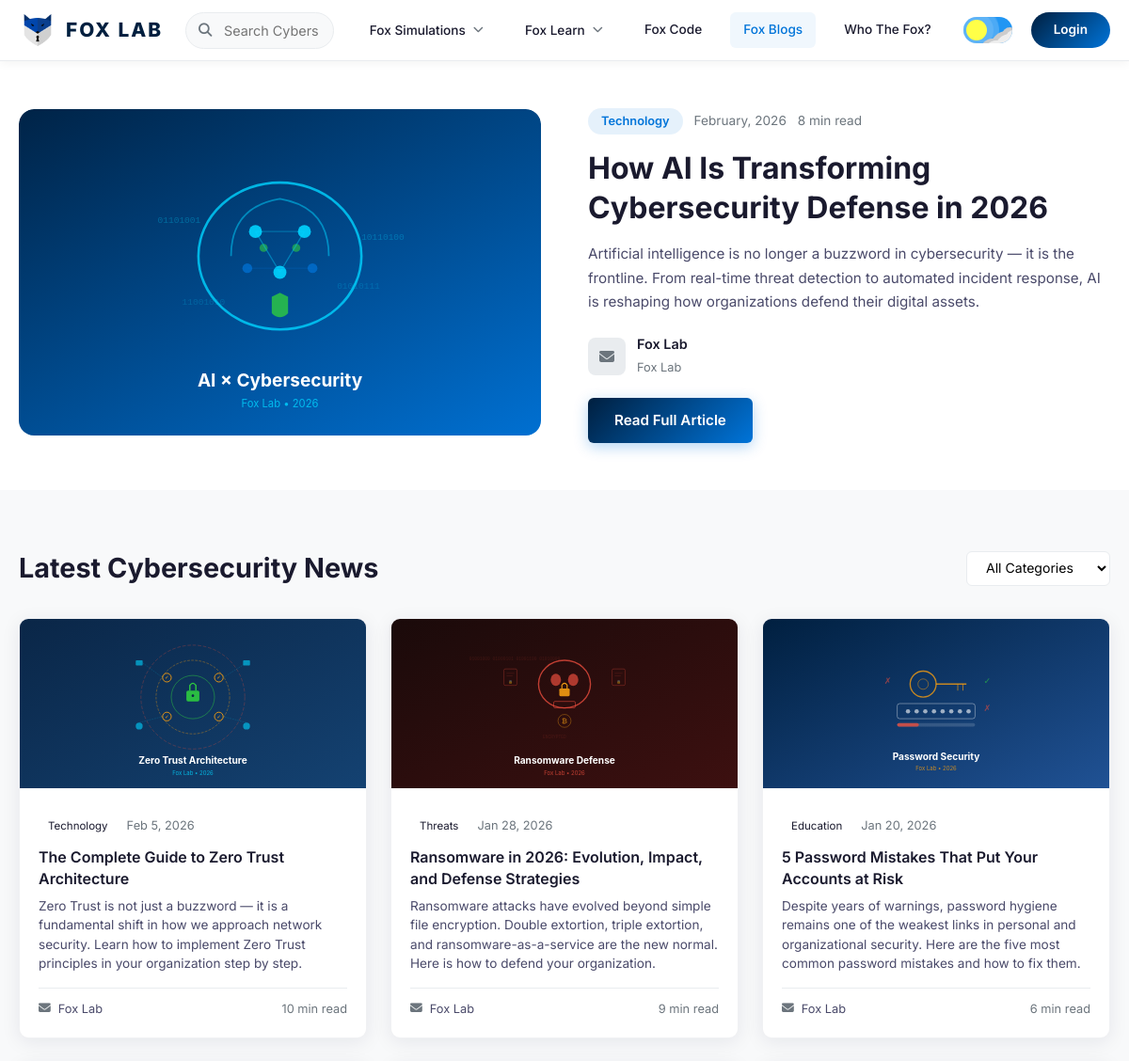
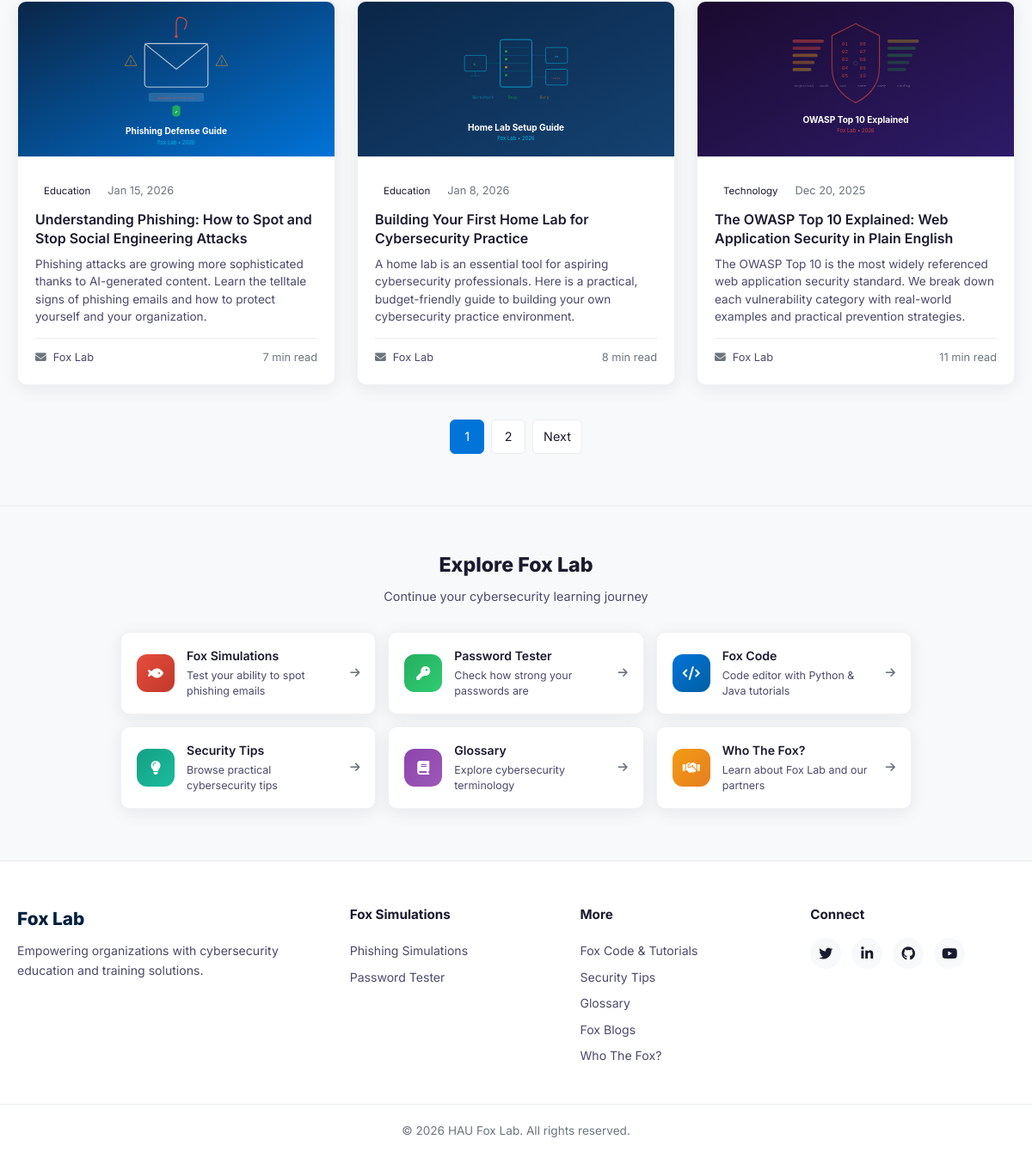
Screenshot of /pages/blog.php with the database file from the repository (2 pictures, top to bottom).
### tables this page shows
CREATE TABLE IF NOT EXISTS blogs (
    id          INT AUTO_INCREMENT PRIMARY KEY,
    user_id     INT DEFAULT NULL,
    title       VARCHAR(255) NOT NULL,
    excerpt     TEXT,
    content     LONGTEXT NOT NULL,
    category    VARCHAR(100) DEFAULT 'Technology',
    category_id INT DEFAULT NULL,
    author      VARCHAR(150) NOT NULL,
    author_org  VARCHAR(200) DEFAULT NULL,
    image_url   VARCHAR(500) DEFAULT NULL,
    fb_link     VARCHAR(500) DEFAULT NULL,
    is_featured TINYINT(1) DEFAULT 0,
    views       INT DEFAULT 0,
    read_time   INT DEFAULT 5,
    published_at DATE DEFAULT NULL,
    created_at  TIMESTAMP DEFAULT CURRENT_TIMESTAMP,
    updated_at  TIMESTAMP DEFAULT CURRENT_TIMESTAMP ON UPDATE CURRENT_TIMESTAMP,
    FOREIGN KEY (user_id) REFERENCES users(id) ON DELETE SET NULL
);

### config/db.php (called while the page is built, shortened)
<?php
function e(?string $str): string {
    return htmlspecialchars($str ?? '', ENT_QUOTES, 'UTF-8');
}

### pages/blog.php (the view, shortened to what this page needs)
<?php
require_once __DIR__ . '/../config/db.php';
$pdo = getDBConnection();
$category = isset($_GET['category']) ? trim($_GET['category']) : '';
$page = isset($_GET['page']) ? max(1, (int)$_GET['page']) : 1;
$perPage = 6;
$offset = ($page - 1) * $perPage;
$stmtFeatured = $pdo->prepare("SELECT * FROM blogs WHERE is_featured = 1 ORDER BY published_at DESC LIMIT 1");
$stmtFeatured->execute();
$featured = $stmtFeatured->fetch();
$whereClause = "WHERE is_featured = 0";
$params = [];
$stmtCount = $pdo->prepare("SELECT COUNT(*) FROM blogs $whereClause");
$stmtCount->execute($params);
$totalPosts = $stmtCount->fetchColumn();
$totalPages = max(1, ceil($totalPosts / $perPage));
$stmtPosts = $pdo->prepare("SELECT * FROM blogs $whereClause ORDER BY published_at DESC LIMIT :limit OFFSET :offset");
$stmtPosts->bindValue(':limit', $perPage, PDO::PARAM_INT);
$stmtPosts->bindValue(':offset', $offset, PDO::PARAM_INT);
$stmtPosts->execute();
$posts = $stmtPosts->fetchAll();
$viewSingle = false;
$singlePost = null;
include __DIR__ . '/../includes/header.php';
if ($viewSingle && $singlePost):
?>
<section class="blog-detail">
    <div class="container">
        <div class="blog-detail-inner">
            <div class="blog-detail-header">
                <a href="blog.php" style="display:inline-flex;align-items:center;gap:6px;margin-bottom:15px;color:var(--accent);font-weight:600;"><i class="fas fa-arrow-left"></i> Back to Blogs</a>
                <div class="blog-meta">
                    <span class="category-badge"><?php echo e($singlePost['category']); ?></span>
                    <span class="date"><?php echo date('F j, Y', strtotime($singlePost['published_at'])); ?></span>
                    <span class="read-time"><?php echo e($singlePost['read_time']); ?> min read</span>
                </div>
                <h1 style="font-size:2rem;font-weight:700;margin-top:10px;"><?php echo e($singlePost['title']); ?></h1>
                <div class="blog-author" style="margin-top:15px;">
                    <div class="blog-author-icon"><i class="fas fa-envelope"></i></div>
                    <div class="blog-author-info">
                        <span><?php echo e($singlePost['author']); ?></span>
                        <?php if ($singlePost['author_org']): ?>
                        <small><?php echo e($singlePost['author_org']); ?></small>
                        <?php endif; ?>
                    </div>
                </div>
            </div>
            <div class="blog-detail-content">
                <?php echo linkGlossaryTerms($singlePost['content'], $pdo); ?>
            </div>
            <?php if (!empty($singlePost['fb_link'])): ?>
            <div class="fb-embed-wrap">
                <h3 style="margin-bottom:10px;font-size:1rem;">Facebook Post</h3>
                <div id="fb-embed-container">
                    <iframe src="https://www.facebook.com/plugins/post.php?href=<?php echo urlencode($singlePost['fb_link']); ?>&show_text=true&width=500"
                            width="100%" height="300" style="border:none;overflow:hidden" scrolling="no" frameborder="0"
                            allowfullscreen="true" allow="autoplay; clipboard-write; encrypted-media; picture-in-picture; web-share">
                    </iframe>
                </div>
            </div>
            <?php endif; ?>
        </div>
    </div>
</section>
<?php else: ?>
<?php if ($featured): ?>
<section class="blog-hero">
    <div class="container">
        <div class="blog-hero-inner">
            <div class="blog-hero-image">
                <?php if (!empty($featured['image_url'])): ?>
                    <img src="../<?php echo e($featured['image_url']); ?>" alt="<?php echo e($featured['title']); ?>">
                <?php else: ?>
                    <div class="blog-hero-image-placeholder">
                        <i class="fas fa-newspaper"></i>
                    </div>
                <?php endif; ?>
            </div>
            <div class="blog-hero-content">
                <div class="blog-meta">
                    <span class="category-badge"><?php echo e($featured['category']); ?></span>
                    <span class="date"><?php echo date('F, Y', strtotime($featured['published_at'])); ?></span>
                    <span class="read-time"><?php echo e($featured['read_time']); ?> min read</span>
                </div>
                <h1><?php echo e($featured['title']); ?></h1>
                <p><?php echo e($featured['excerpt']); ?></p>
                <div class="blog-author">
                    <div class="blog-author-icon"><i class="fas fa-envelope"></i></div>
                    <div class="blog-author-info">
                        <span><?php echo e($featured['author']); ?></span>
                        <?php if ($featured['author_org']): ?>
                        <small><?php echo e($featured['author_org']); ?></small>
                        <?php endif; ?>
                    </div>
                </div>
                <a href="blog.php?id=<?php echo $featured['id']; ?>" class="btn btn-primary">Read Full Article</a>
            </div>
        </div>
    </div>
</section>
<?php endif; ?>
<section class="blog-section">
    <div class="container">
        <div class="blog-section-header">
            <h2>Latest Cybersecurity News</h2>
            <div class="blog-filters">
                <form method="GET" action="blog.php" id="blogFilterForm">
                    <select name="category" onchange="document.getElementById('blogFilterForm').submit();">
                        <option value="All Categories">All Categories</option>
                    </select>
                </form>
            </div>
        </div>
        <div class="blog-grid">
            <?php foreach ($posts as $post): ?>
            <a href="blog.php?id=<?php echo $post['id']; ?>" class="blog-card" style="text-decoration:none;color:inherit;">
                <?php if (!empty($post['image_url'])): ?>
                    <img src="../<?php echo e($post['image_url']); ?>" alt="<?php echo e($post['title']); ?>" class="blog-card-img">
                <?php else: ?>
                    <div class="blog-card-img-placeholder">
                        <i class="fas fa-newspaper"></i>
                    </div>
                <?php endif; ?>
                <div class="blog-card-body">
                    <div class="blog-card-meta">
                        <span class="category-badge"><?php echo e($post['category']); ?></span>
                        <span class="date"><?php echo date('M j, Y', strtotime($post['published_at'])); ?></span>
                    </div>
                    <h3><?php echo e($post['title']); ?></h3>
                    <p><?php echo e($post['excerpt']); ?></p>
                    <div class="blog-card-footer">
                        <span class="author-info">
                            <i class="fas fa-envelope"></i>
                            <?php echo e($post['author']); ?>
                        </span>
                        <span class="read-time"><?php echo e($post['read_time']); ?> min read</span>
                    </div>
                </div>
            </a>
            <?php endforeach; ?>
        </div>
        <?php if ($totalPages > 1): ?>
        <div class="pagination">
            <?php for ($i = 1; $i <= min($totalPages, 5); $i++): ?>
            <a href="blog.php?page=<?php echo $i; ?>&category=<?php echo urlencode($category); ?>" class="<?php echo $i === $page ? 'active' : ''; ?>"><?php echo $i; ?></a>
            <?php endfor; ?>
            <?php if ($page < $totalPages): ?>
            <a href="blog.php?page=<?php echo $page + 1; ?>&category=<?php echo urlencode($category); ?>">Next</a>
            <?php endif; ?>
        </div>
        <?php endif; ?>
    </div>
</section>
<?php endif; ?>
<?php $excludePage = 'blog'; include __DIR__ . '/../includes/recommended.php'; ?>
<?php include __DIR__ . '/../includes/footer.php'; ?>

### rows the page displays
blogs: image_url (picture), category "Technology", published_at "February, 2026", read_time "8", title "How AI Is Transforming Cybersecurity Defense in 2026", excerpt "Artificial intelligence is no longer a buzzword in cybersecurity — it is the frontline. From real-time threat detection to automated incident response, AI is reshaping how organizations defend their digital assets.", author "Fox Lab", author_org "Fox Lab"
blogs: image_url (picture), category "Technology", published_at "Feb 5, 2026", title "The Complete Guide to Zero Trust Architecture", excerpt "Zero Trust is not just a buzzword — it is a fundamental shift in how we approach network security. Learn how to implement Zero Trust principles in your organization step by step.", author "Fox Lab", read_time "10"
blogs: image_url (picture), category "Threats", published_at "Jan 28, 2026", title "Ransomware in 2026: Evolution, Impact, and Defense Strategies", excerpt "Ransomware attacks have evolved beyond simple file encryption. Double extortion, triple extortion, and ransomware-as-a-service are the new normal. Here is how to defend your organization.", author "Fox Lab", read_time "9"
blogs: image_url (picture), category "Education", published_at "Jan 20, 2026", title "5 Password Mistakes That Put Your Accounts at Risk", excerpt "Despite years of warnings, password hygiene remains one of the weakest links in personal and organizational security. Here are the five most common password mistakes and how to fix them.", author "Fox Lab", read_time "6"
blogs: image_url (picture), category "Education", published_at "Jan 15, 2026", title "Understanding Phishing: How to Spot and Stop Social Engineering Attacks", excerpt "Phishing attacks are growing more sophisticated thanks to AI-generated content. Learn the telltale signs of phishing emails and how to protect yourself and your organization.", author "Fox Lab", read_time "7"
blogs: image_url (picture), category "Education", published_at "Jan 8, 2026", title "Building Your First Home Lab for Cybersecurity Practice", excerpt "A home lab is an essential tool for aspiring cybersecurity professionals. Here is a practical, budget-friendly guide to building your own cybersecurity practice environment.", author "Fox Lab", read_time "8"
blogs: image_url (picture), category "Technology", published_at "Dec 20, 2025", title "The OWASP Top 10 Explained: Web Application Security in Plain English", excerpt "The OWASP Top 10 is the most widely referenced web application security standard. We break down each vulnerability category with real-world examples and practical prevention strategies.", author "Fox Lab", read_time "11"

### other values shown
$rec['title'] "Fox Simulations"
$rec['desc'] "Test your ability to spot phishing emails"
$rec['title'] "Password Tester"
$rec['desc'] "Check how strong your passwords are"
$rec['title'] "Fox Code"
$rec['desc'] "Code editor with Python & Java tutorials"
$rec['title'] "Security Tips"
$rec['desc'] "Browse practical cybersecurity tips"
$rec['title'] "Glossary"
$rec['desc'] "Explore cybersecurity terminology"
$rec['title'] "Who The Fox?"
$rec['desc'] "Learn about Fox Lab and our partners"
